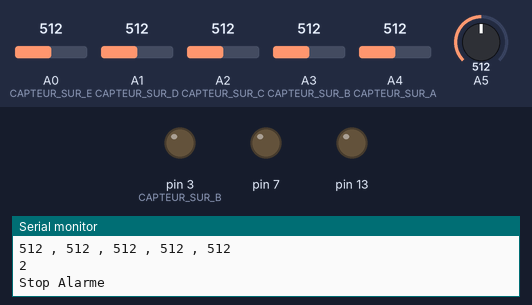
Bench run of a sketch on a simulated Arduino Uno, built with avr-gcc and run on an emulated ATmega328P. Shown: output pins drawn as LEDs (lit = HIGH), the last lines printed to the serial monitor. The test bench sets the inputs (shaded band); at power-on: A0 (CAPTEUR_SUR_E) = 512, A1 (CAPTEUR_SUR_D) = 512, A2 (CAPTEUR_SUR_C) = 512, A3 (CAPTEUR_SUR_B) = 512, A4 (CAPTEUR_SUR_A) = 512, A5 = 512.

Above: at 1.2 s.
1.3 s: A0 (CAPTEUR_SUR_E) set to 530
At 2.8 s:
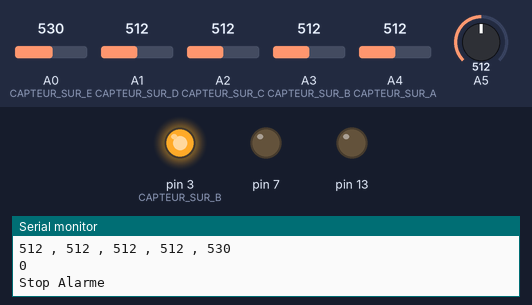
3.5 s: A0 (CAPTEUR_SUR_E) set to 306
At 4.5 s:
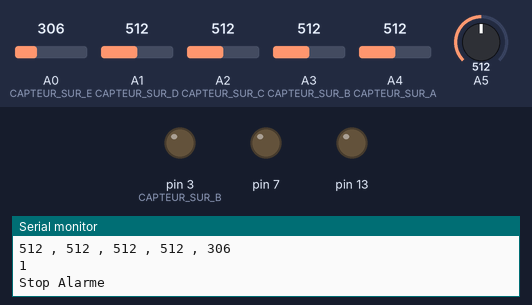
5.5 s: A0 (CAPTEUR_SUR_E) set to 716
At 7.4 s:
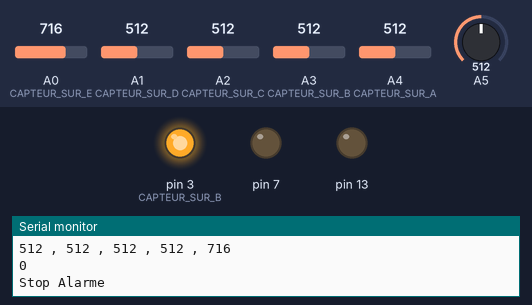
Timing chart, 0 to 8.9 s (numbered marks = the images above; inputs shaded):
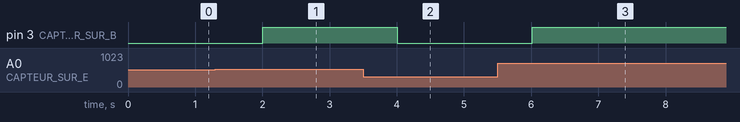

Measured:
- the behaviour switches between 512 and 513 on A0 (CAPTEUR_SUR_E) (found by bisection; images 0 and 1)
- after the input at 1.3 s, pin 3 (CAPTEUR_SUR_B): LOW → HIGH after 0.71 s
- after the input at 3.5 s, pin 3 (CAPTEUR_SUR_B): HIGH → LOW after 0.51 s
- after the input at 5.5 s, pin 3 (CAPTEUR_SUR_B): LOW → HIGH after 0.51 s

The sketch:

capteur_papier5capteurindependantattentealerte.ino
```cpp
#define CAPTEUR_SUR_A 4 // broche détection
#define CAPTEUR_SUR_B 3
#define CAPTEUR_SUR_C 2
#define CAPTEUR_SUR_D 1
#define CAPTEUR_SUR_E 0

int val1 = 0;
int val2 = 0;
int val3 = 0;
int val4 = 0;
int val5 = 0;
int valini1 = 0;
int valini2 = 0;
int valini3 = 0;
int valini4 = 0;
int valini5 = 0;
int seuil = 150;
int alerte = 0;

bool switch_on = false;

void setup()
{
  Serial.begin(9600);
  calibration();
  pinMode(13,OUTPUT);
  pinMode(7,OUTPUT);
  pinMode(8,INPUT);
  pinMode(3,OUTPUT);
}
  int calibration(){
    int valini1 = analogRead(CAPTEUR_SUR_A);
    int valini2 = analogRead(CAPTEUR_SUR_B);
    int valini3 = analogRead(CAPTEUR_SUR_C);
    int valini4 = analogRead(CAPTEUR_SUR_D);
    int valini5 = analogRead(CAPTEUR_SUR_E);
    }

void loop(){

    seuil = analogRead(A5);
    int val1 = abs(valini1 - analogRead(CAPTEUR_SUR_A));
    int val2 = abs(valini2 - analogRead(CAPTEUR_SUR_B));
    int val3 = abs(valini3 - analogRead(CAPTEUR_SUR_C));
    int val4 = abs(valini4 - analogRead(CAPTEUR_SUR_D));
    int val5 = abs(valini5 - analogRead(CAPTEUR_SUR_E));

        Serial.print(seuil);
        Serial.println();
        Serial.print(val1);
        Serial.print(" , ");
        Serial.print(val2);
        Serial.print(" , ");
        Serial.print(val3);
        Serial.print(" , ");
        Serial.print(val4);
        Serial.print(" , ");
        Serial.println(val5);
   // Visual alert
   if ((val1 > seuil) || (val2>seuil) || (val3>seuil) || (val4>seuil) || (val5>seuil)){
     digitalWrite(3,HIGH);
        alerte = 0;
     }
     else {
       digitalWrite(3,LOW);
         alerte = alerte + 1;
    }
    Serial.println(alerte);
    // Sound alert
    if(alerte > 10){
      digitalWrite(7,HIGH);
      Serial.println("Alarme");
    } else {
      Serial.println("Stop Alarme");
      digitalWrite(7,LOW);
    }
    delay (1000);
  }
```
